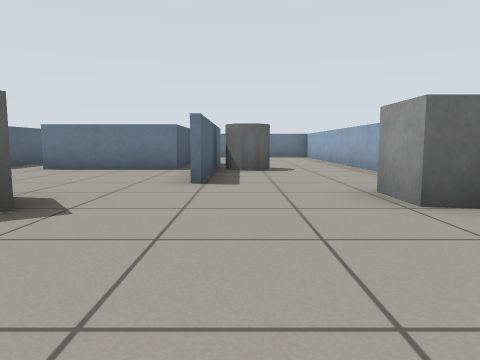
view 1 (above)

19 first-person views from a walk through a robot-simulator world made for Gazebo. The camera is 0.57 m above the floor, tilts 6° down and sees 70° across. The floor is counted in squares, 1 m on a side. Each view is taken from the middle of a square. On the plan, view 1 faces up. The plan holds only what a view shows up to about 9 squares ahead; the rest is blank.

view 2
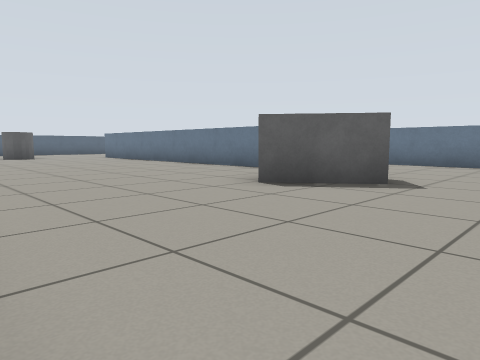

view 3
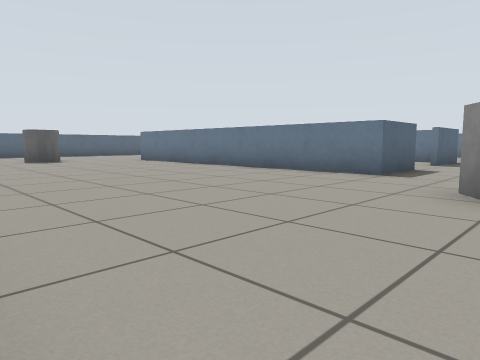

view 4
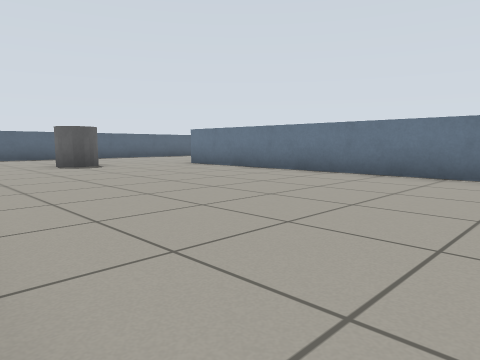

view 5
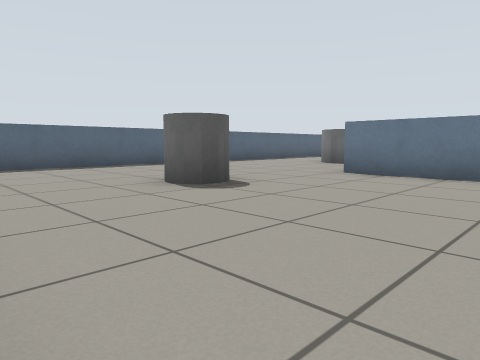

view 6
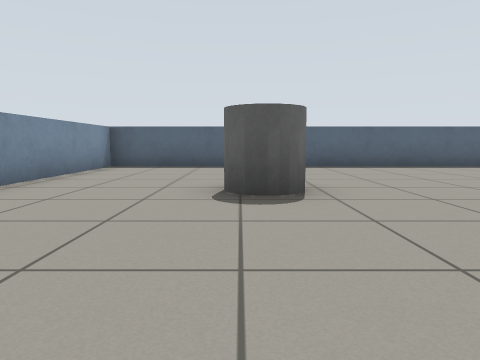

view 7
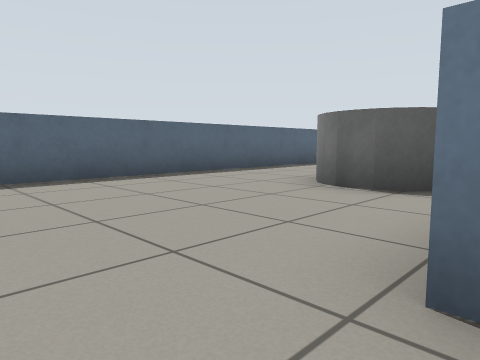

view 8
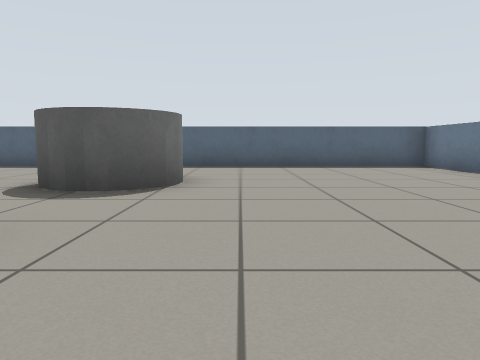

view 9
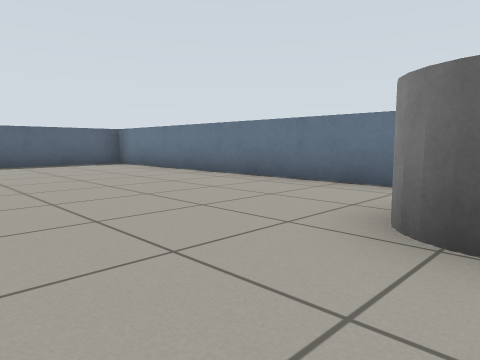

view 10
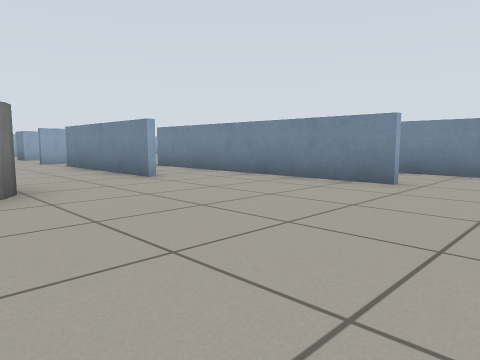

view 11
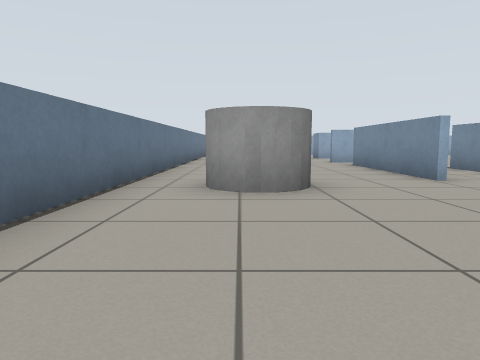

view 12
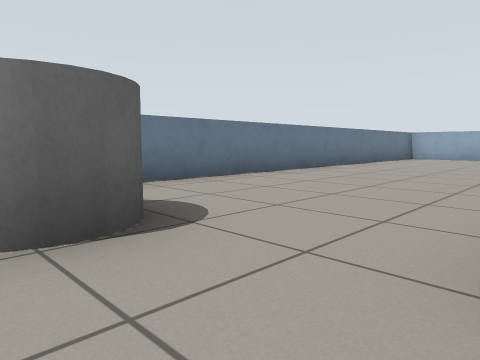

view 13
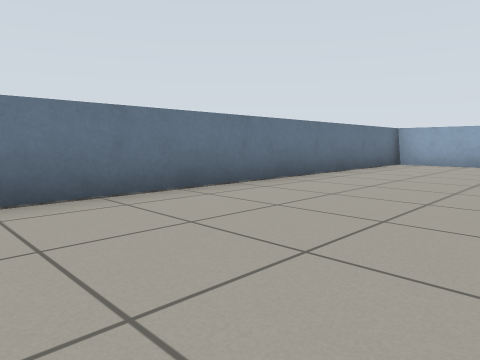

view 14
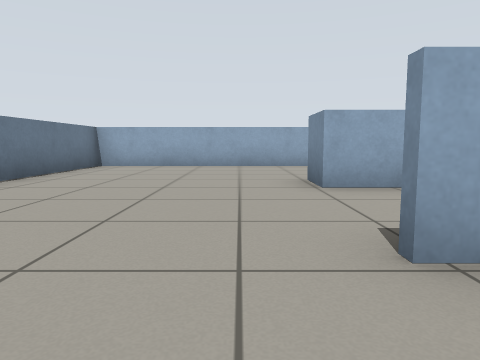

view 15
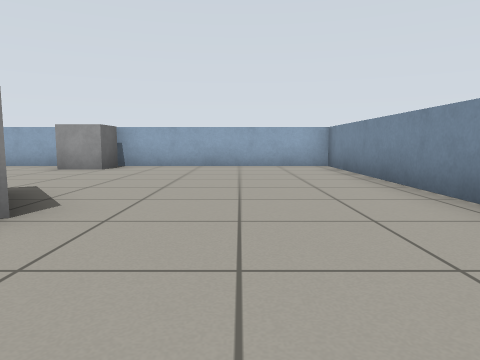

view 16
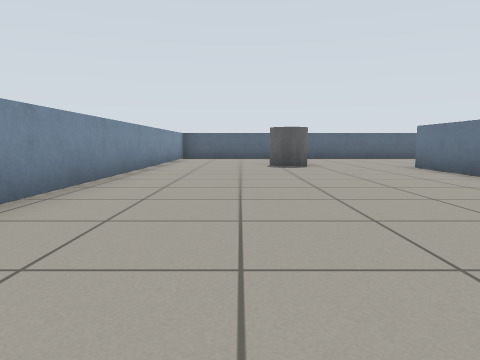

view 17
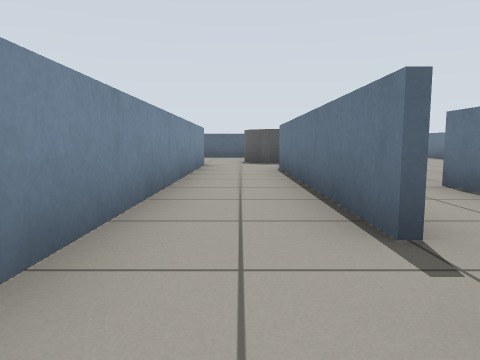

view 18
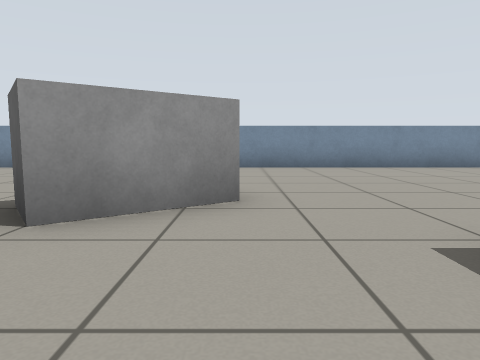

view 19
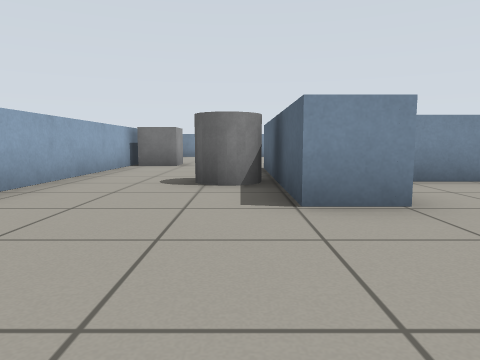

### Floor plan
Key: @ floor where view 1 was taken; # wall or solid block; x gap in a wall; . floor; C grey cylinder; B grey box.
Columns run from 20 left of view 1 to 3 right of it. Each row starts with its distance up from view 1.
 15 ########################
 14 #......................#
 13 #........CC............#
 12 #.........C............#
 11 #......................#
 10 #..........####.#......#
  9 #...C.........#.#..#...#
  8 #..C C.######x#.####C..#
  7 #...C..............#...#
  6 #.....#########....#...#
  5 #.....#########....#...#
  4 #.....................B#
  3 #................BB...B#
  2 #....C..........BB.....#
  1 #....C.................#
  0 #...................@..#
 -1 #......................#
 -2 #......................#
 -3 ########################

Positions as (right, up) in squares from view 1, and headings:
1: (0, 0), facing up
2: (0, -2), facing up-left
3: (-3, -2), facing up-left
4: (-6, -2), facing up-left
5: (-11, -2), facing up-left
6: (-11, 1), facing left
7: (-14, 3), facing up-left
8: (-11, 10), facing left
9: (-10, 10), facing up-left
10: (-15, 13), facing down-right
11: (-15, 13), facing right
12: (-11, 10), facing up-right
13: (-7, 11), facing up-right
14: (-6, 11), facing right
15: (-6, 0), facing right
16: (-6, 0), facing left
17: (-5, 7), facing left
18: (-4, 6), facing down
19: (0, 13), facing down
